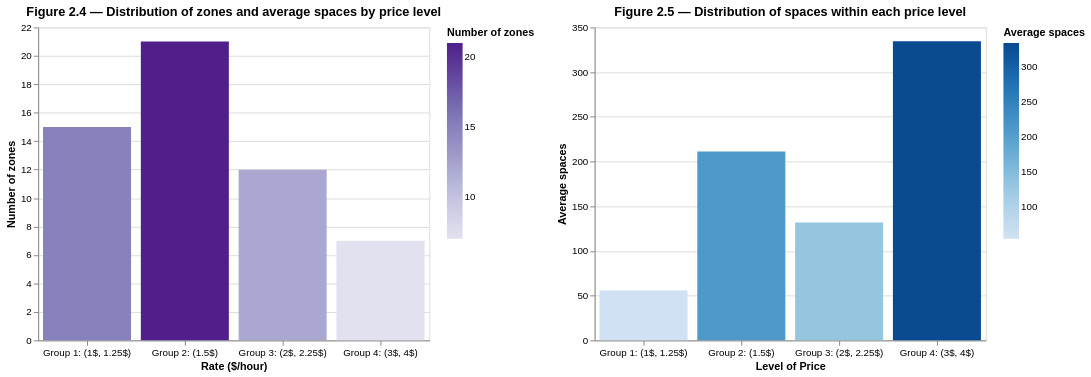

Here is the notebook cell this chart was saved with:
### Code cell
# ------------------------------------------------------------
# Distribution of zones across price categories
# This shows how many zones fall into each price level.
# ------------------------------------------------------------
avg_rate_dist = (
    avg_rates
    .group_by("price_category")
    .len()
    .rename({"len": "count"})
    .with_columns(
        # convert counts to percentages for optional reporting
        (pl.col("count") / pl.col("count").sum() * 100).alias("percent")
    )
    .sort("price_category")
)

rate_bars_grouped = (
    alt.Chart(avg_rate_dist.to_pandas())
    .mark_bar()
    .encode(
        # x-axis: grouped hourly price categories
        x=alt.X(
            "price_category:O",
            title="Rate ($/hour)",
            axis=alt.Axis(labelAngle=0)
        ),
        # y-axis: number of zones in each category
        y=alt.Y(
            "count:Q",
            title="Number of zones"
        ),
        # color bars by count for easier visual comparison
        color=alt.Color(
            "count:Q",
            scale=alt.Scale(scheme="purples"),
            title="Number of zones"
        ),
        # tooltip for exact values on hover
        tooltip=[
            alt.Tooltip("price_category:O", title="Rate"),
            alt.Tooltip("count:Q", title="N_zone"),
            alt.Tooltip("percent:Q", format=".1f", title="Percent")
        ],
    )
    .properties(
        title="Figure 2.4 — Distribution of zones and average spaces by price level",
        width=400,
        height=320,
    )
)

# ------------------------------------------------------------
# Average spaces by price category
# This helps check whether more expensive zones also tend to
# have larger or smaller parking supply.
# ------------------------------------------------------------
avg_spaces_bars = (
    alt.Chart(by_price_category.to_pandas())
    .mark_bar()
    .encode(
        # x-axis: price category
        x=alt.X(
            "price_category:N",
            title="Level of Price",
            axis=alt.Axis(labelAngle=0)
        ),
        # y-axis: average number of spaces across zones in that category
        y=alt.Y(
            "mean_spaces:Q",
            title="Average spaces"
        ),
        # color by average spaces for visual emphasis
        color=alt.Color(
            "mean_spaces:Q",
            title="Average spaces"
        ),
        # tooltip with summary statistics
        tooltip=[
            "price_category:O",
            alt.Tooltip("mean_spaces:Q", format=".3f", title="Mean spaces"),
            alt.Tooltip("std_spaces:Q", format=".3f", title="Std spaces"),
            alt.Tooltip("n_zones:Q", title="N_zone"),
        ],
    )
    .properties(
        title="Figure 2.5 — Distribution of spaces within each price level",
        width=400,
        height=320,
    )
)

# Charts display
(
    (rate_bars_grouped | avg_spaces_bars)
    .resolve_scale(color="independent")
    .resolve_axis(y="independent")
)

### Figure 1 — Vega-Lite specification as saved in the notebook (floating-point values rounded to 4 significant figures)
{"config": {"view": {"continuousWidth": 300, "continuousHeight": 300}}, "hconcat": [{"data": {"name": "data-ed8b7a18a795514aa3af869c7924929b"}, "mark": {"type": "bar"}, "encoding": {"color": {"field": "count", "scale": {"scheme": "purples"}, "title": "Number of zones", "type": "quantitative"}, "tooltip": [{"field": "price_category", "title": "Rate", "type": "ordinal"}, {"field": "count", "title": "N_zone", "type": "quantitative"}, {"field": "percent", "format": ".1f", "title": "Percent", "type": "quantitative"}], "x": {"axis": {"labelAngle": 0}, "field": "price_category", "title": "Rate ($/hour)", "type": "ordinal"}, "y": {"field": "count", "title": "Number of zones", "type": "quantitative"}}, "height": 320, "title": "Figure 2.4 — Distribution of zones and average spaces by price level", "width": 400}, {"data": {"name": "data-8dcd58b2d4a29b8797a2c8af9402a29b"}, "mark": {"type": "bar"}, "encoding": {"color": {"field": "mean_spaces", "title": "Average spaces", "type": "quantitative"}, "tooltip": [{"field": "price_category", "type": "ordinal"}, {"field": "mean_spaces", "format": ".3f", "title": "Mean spaces", "type": "quantitative"}, {"field": "std_spaces", "format": ".3f", "title": "Std spaces", "type": "quantitative"}, {"field": "n_zones", "title": "N_zone", "type": "quantitative"}], "x": {"axis": {"labelAngle": 0}, "field": "price_category", "title": "Level of Price", "type": "nominal"}, "y": {"field": "mean_spaces", "title": "Average spaces", "type": "quantitative"}}, "height": 320, "title": "Figure 2.5 — Distribution of spaces within each price level", "width": 400}], "resolve": {"axis": {"y": "independent"}, "scale": {"color": "independent"}}, "$schema": "https://vega.github.io/schema/vega-lite/v5.20.1.json", "datasets": {"data-ed8b7a18a795514aa3af869c7924929b": [{"price_category": "Group 1: (1$, 1.25$)", "count": 15, "percent": 27.27}, {"price_category": "Group 2: (1.5$)", "count": 21, "percent": 38.18}, {"price_category": "Group 3: (2$, 2.25$)", "count": 12, "percent": 21.82}, {"price_category": "Group 4: (3$, 4$)", "count": 7, "percent": 12.73}], "data-8dcd58b2d4a29b8797a2c8af9402a29b": [{"price_category": "Group 1: (1$, 1.25$)", "mean_busyness": 599.6, "std_busyness": 486.9, "mean_spaces": 55.73, "std_spaces": 40.76, "n_zones": 15}, {"price_category": "Group 2: (1.5$)", "mean_busyness": 2071.0, "std_busyness": 1490.0, "mean_spaces": 211.1, "std_spaces": 254.6, "n_zones": 21}, {"price_category": "Group 3: (2$, 2.25$)", "mean_busyness": 3681.0, "std_busyness": 2260.0, "mean_spaces": 131.7, "std_spaces": 167.3, "n_zones": 12}, {"price_category": "Group 4: (3$, 4$)", "mean_busyness": 3285.0, "std_busyness": 920.6, "mean_spaces": 334.4, "std_spaces": 94.6, "n_zones": 7}]}}
